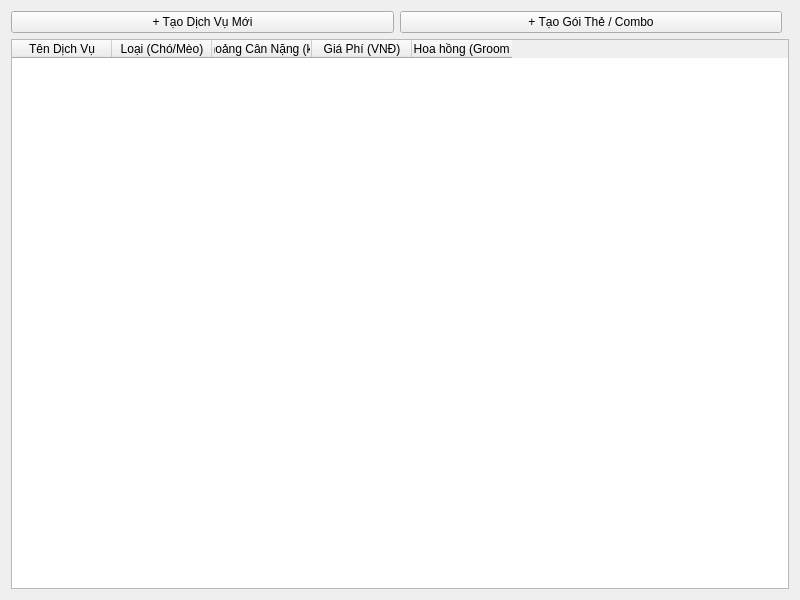
<?xml version="1.0" encoding="UTF-8"?>
<ui version="4.0">
 <class>Services</class>
 <widget class="QWidget" name="Services">
  <property name="geometry"><rect><x>0</x><y>0</y><width>800</width><height>600</height></rect></property>
  <layout class="QVBoxLayout">
   <item>
    <layout class="QHBoxLayout">
     <item><widget class="QPushButton" name="btnNewSvc"><property name="text"><string>+ Tạo Dịch Vụ Mới</string></property></widget></item>
     <item><widget class="QPushButton" name="btnNewCombo"><property name="text"><string>+ Tạo Gói Thẻ / Combo</string></property></widget></item>
     <item><spacer><property name="orientation"><enum>Qt::Horizontal</enum></property></spacer></item>
    </layout>
   </item>
   <item>
    <widget class="QTableWidget" name="tableServices">
     <column><property name="text"><string>Tên Dịch Vụ</string></property></column>
     <column><property name="text"><string>Loại (Chó/Mèo)</string></property></column>
     <column><property name="text"><string>Khoảng Cân Nặng (kg)</string></property></column>
     <column><property name="text"><string>Giá Phí (VNĐ)</string></property></column>
     <column><property name="text"><string>% Hoa hồng (Groomer)</string></property></column>
    </widget>
   </item>
  </layout>
 </widget>
 <resources/>
 <connections/>
</ui>
